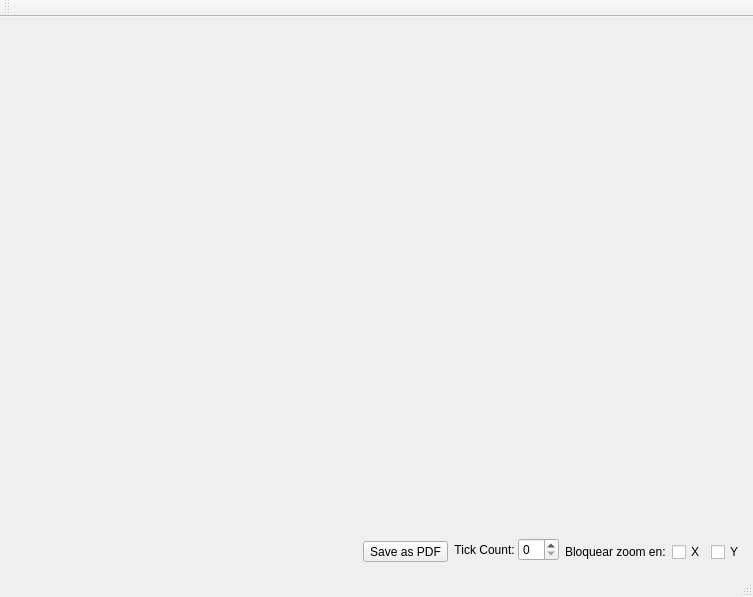
<?xml version="1.0" encoding="UTF-8"?>
<ui version="4.0">
 <class>JitterPlotWindow</class>
 <widget class="QMainWindow" name="JitterPlotWindow">
  <property name="geometry">
   <rect>
    <x>0</x>
    <y>0</y>
    <width>753</width>
    <height>597</height>
   </rect>
  </property>
  <property name="windowTitle">
   <string>MainWindow</string>
  </property>
  <widget class="QWidget" name="centralwidget">
   <layout class="QGridLayout" name="gridLayout_2">
    <item row="0" column="0">
     <layout class="QGridLayout" name="gridLayout" rowstretch="2,0,0">
      <property name="sizeConstraint">
       <enum>QLayout::SetMaximumSize</enum>
      </property>
      <item row="1" column="1" rowspan="2" colspan="2">
       <spacer name="horizontalSpacer_2">
        <property name="orientation">
         <enum>Qt::Horizontal</enum>
        </property>
        <property name="sizeHint" stdset="0">
         <size>
          <width>378</width>
          <height>28</height>
         </size>
        </property>
       </spacer>
      </item>
      <item row="1" column="4" rowspan="2" colspan="2">
       <layout class="QFormLayout" name="formLayout">
        <property name="horizontalSpacing">
         <number>0</number>
        </property>
        <property name="verticalSpacing">
         <number>0</number>
        </property>
        <item row="1" column="0">
         <widget class="QLabel" name="label">
          <property name="text">
           <string>Tick Count: </string>
          </property>
          <property name="alignment">
           <set>Qt::AlignRight|Qt::AlignTrailing|Qt::AlignVCenter</set>
          </property>
         </widget>
        </item>
        <item row="1" column="1">
         <widget class="QSpinBox" name="tickStepSpinBox">
          <property name="maximumSize">
           <size>
            <width>87</width>
            <height>16777215</height>
           </size>
          </property>
          <property name="singleStep">
           <number>4</number>
          </property>
         </widget>
        </item>
       </layout>
      </item>
      <item row="0" column="1" colspan="7">
       <widget class="QCustomPlot" name="plotWidget" native="true">
        <property name="sizePolicy">
         <sizepolicy hsizetype="Preferred" vsizetype="Preferred">
          <horstretch>0</horstretch>
          <verstretch>0</verstretch>
         </sizepolicy>
        </property>
        <property name="minimumSize">
         <size>
          <width>40</width>
          <height>34</height>
         </size>
        </property>
       </widget>
      </item>
      <item row="1" column="6" rowspan="2" colspan="2">
       <layout class="QHBoxLayout" name="horizontalLayout">
        <item>
         <widget class="QLabel" name="label_2">
          <property name="text">
           <string>Bloquear zoom en:</string>
          </property>
         </widget>
        </item>
        <item>
         <widget class="QCheckBox" name="blockXToggle">
          <property name="text">
           <string>X</string>
          </property>
         </widget>
        </item>
        <item>
         <widget class="QCheckBox" name="blockYToggle">
          <property name="text">
           <string>Y</string>
          </property>
         </widget>
        </item>
       </layout>
      </item>
      <item row="1" column="3" rowspan="2">
       <widget class="QToolButton" name="saveAsPDFButton">
        <property name="text">
         <string>Save as PDF</string>
        </property>
       </widget>
      </item>
     </layout>
    </item>
   </layout>
  </widget>
  <widget class="QMenuBar" name="menubar">
   <property name="geometry">
    <rect>
     <x>0</x>
     <y>0</y>
     <width>753</width>
     <height>22</height>
    </rect>
   </property>
  </widget>
  <widget class="QStatusBar" name="statusbar"/>
  <widget class="QToolBar" name="toolBar">
   <property name="windowTitle">
    <string>toolBar</string>
   </property>
   <attribute name="toolBarArea">
    <enum>TopToolBarArea</enum>
   </attribute>
   <attribute name="toolBarBreak">
    <bool>false</bool>
   </attribute>
  </widget>
 </widget>
 <customwidgets>
  <customwidget>
   <class>QCustomPlot</class>
   <extends>QWidget</extends>
   <header>qcustomplot.h</header>
   <container>1</container>
  </customwidget>
 </customwidgets>
 <resources/>
 <connections/>
</ui>
